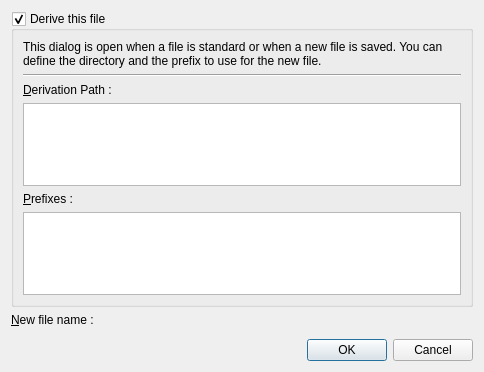
<?xml version="1.0" encoding="UTF-8"?>
<ui version="4.0">
 <class>DerivationDialog</class>
 <widget class="QDialog" name="DerivationDialog">
  <property name="geometry">
   <rect>
    <x>0</x>
    <y>0</y>
    <width>484</width>
    <height>372</height>
   </rect>
  </property>
  <property name="windowTitle">
   <string>Derive a file</string>
  </property>
  <layout class="QVBoxLayout" name="verticalLayout">
   <item>
    <widget class="QGroupBox" name="m_derivationChk">
     <property name="title">
      <string>Derive this file</string>
     </property>
     <property name="checkable">
      <bool>true</bool>
     </property>
     <property name="checked">
      <bool>true</bool>
     </property>
     <layout class="QVBoxLayout" name="verticalLayout_2">
      <item>
       <widget class="QLabel" name="label">
        <property name="text">
         <string>This dialog is open when a file is standard or when a new file is saved. You can define the directory and the prefix to use for the new file.</string>
        </property>
        <property name="wordWrap">
         <bool>true</bool>
        </property>
       </widget>
      </item>
      <item>
       <widget class="Line" name="line">
        <property name="orientation">
         <enum>Qt::Horizontal</enum>
        </property>
       </widget>
      </item>
      <item>
       <widget class="QLabel" name="label_2">
        <property name="text">
         <string>&amp;Derivation Path :</string>
        </property>
        <property name="buddy">
         <cstring>m_derivationPathList</cstring>
        </property>
       </widget>
      </item>
      <item>
       <widget class="QListWidget" name="m_derivationPathList"/>
      </item>
      <item>
       <widget class="QLabel" name="_prefixLabel">
        <property name="text">
         <string>&amp;Prefixes :</string>
        </property>
        <property name="buddy">
         <cstring>m_prefixList</cstring>
        </property>
       </widget>
      </item>
      <item>
       <widget class="QListWidget" name="m_prefixList"/>
      </item>
     </layout>
    </widget>
   </item>
   <item>
    <widget class="QLabel" name="label_4">
     <property name="text">
      <string>&amp;New file name :</string>
     </property>
     <property name="buddy">
      <cstring>m_directoryEdit</cstring>
     </property>
    </widget>
   </item>
   <item>
    <widget class="DirectoryEditWidget" name="m_directoryEdit" native="true">
     <property name="focusPolicy">
      <enum>Qt::StrongFocus</enum>
     </property>
    </widget>
   </item>
   <item>
    <widget class="QDialogButtonBox" name="buttonBox">
     <property name="orientation">
      <enum>Qt::Horizontal</enum>
     </property>
     <property name="standardButtons">
      <set>QDialogButtonBox::Cancel|QDialogButtonBox::Ok</set>
     </property>
    </widget>
   </item>
  </layout>
 </widget>
 <customwidgets>
  <customwidget>
   <class>DirectoryEditWidget</class>
   <extends>QWidget</extends>
   <header location="global">directoryeditwidget.h</header>
   <container>1</container>
  </customwidget>
 </customwidgets>
 <resources/>
 <connections>
  <connection>
   <sender>buttonBox</sender>
   <signal>accepted()</signal>
   <receiver>DerivationDialog</receiver>
   <slot>accept()</slot>
   <hints>
    <hint type="sourcelabel">
     <x>222</x>
     <y>285</y>
    </hint>
    <hint type="destinationlabel">
     <x>157</x>
     <y>274</y>
    </hint>
   </hints>
  </connection>
  <connection>
   <sender>buttonBox</sender>
   <signal>rejected()</signal>
   <receiver>DerivationDialog</receiver>
   <slot>reject()</slot>
   <hints>
    <hint type="sourcelabel">
     <x>290</x>
     <y>291</y>
    </hint>
    <hint type="destinationlabel">
     <x>286</x>
     <y>274</y>
    </hint>
   </hints>
  </connection>
 </connections>
</ui>
